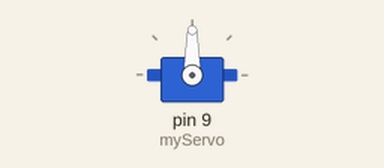
A sketch run on a simulated Arduino Uno, built with avr-gcc and run on an emulated ATmega328P. On the bench: servo.

Above: at 0.1 s.
At 5.15 s:
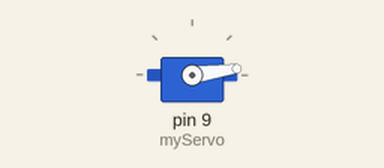
At 6.65 s:
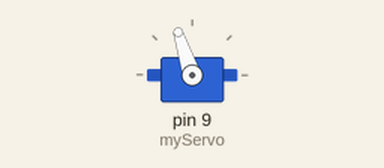
At 7.8 s:
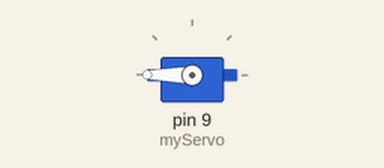
Timing chart, 0 to 9.3 s (numbered marks = the images above):
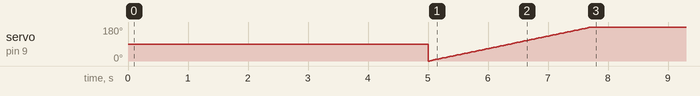

The sketch:

servoKolDeneme.ino
```cpp
#include <Servo.h>

Servo myServo;
bool flag;

void setup(){
myServo.attach(9);
flag = true;
delay(5000);
}

void loop(){
  if(flag == true){
  for(int i = 0; i <= 180; i++){
    myServo.write(i);
    delay(15);
  }
  // close the hand after dropping.
  for(int i = 180; i >= 0; i--){
    delay(15);
  }
  flag = false;
}}
```
